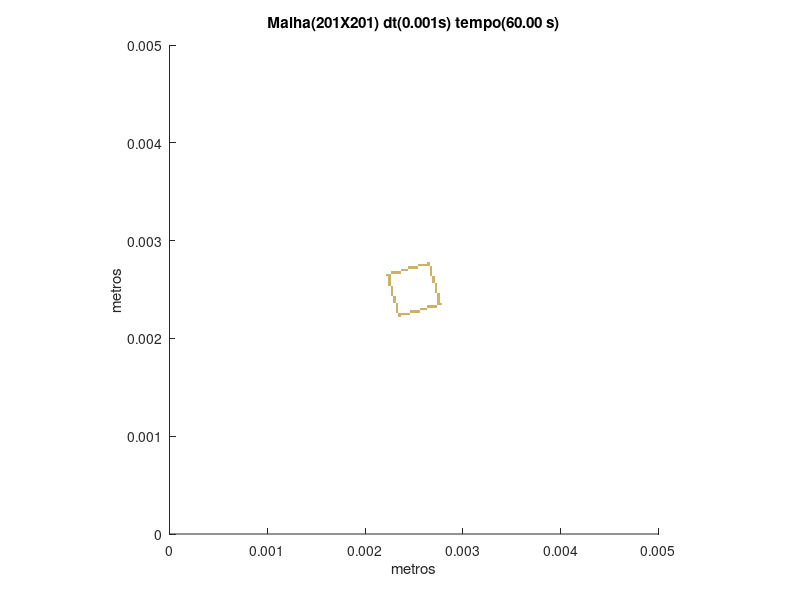

The MATLAB source for this figure:
set (gca,'PlotBoxAspectRatio',[1 1 1],'Xlim',[0,0.005],'Ylim',[0,0.005])
hold on
title('Malha(201X201) dt(0.001s) tempo(60.00 s)')
hold on
ylabel('metros')
hold on
xlabel('metros')
hold on

fill([0.00233830845771144 0.00233830845771144 0.00236318407960199 0.00236318407960199],[0.00221393034825871 0.00223880597014925 0.00223880597014925 0.00221393034825871],[0.8,0.7,0.4],'LineStyle','none')

fill([0.00233830845771144 0.00233830845771144 0.00236318407960199 0.00236318407960199],[0.00223880597014925 0.0022636815920398 0.0022636815920398 0.00223880597014925],[0.8,0.7,0.4],'LineStyle','none')

fill([0.00236318407960199 0.00236318407960199 0.00238805970149254 0.00238805970149254],[0.00223880597014925 0.0022636815920398 0.0022636815920398 0.00223880597014925],[0.8,0.7,0.4],'LineStyle','none')

fill([0.00238805970149254 0.00238805970149254 0.00241293532338308 0.00241293532338308],[0.00223880597014925 0.0022636815920398 0.0022636815920398 0.00223880597014925],[0.8,0.7,0.4],'LineStyle','none')

fill([0.00241293532338308 0.00241293532338308 0.00243781094527363 0.00243781094527363],[0.00223880597014925 0.0022636815920398 0.0022636815920398 0.00223880597014925],[0.8,0.7,0.4],'LineStyle','none')

fill([0.00243781094527363 0.00243781094527363 0.00246268656716418 0.00246268656716418],[0.00223880597014925 0.0022636815920398 0.0022636815920398 0.00223880597014925],[0.8,0.7,0.4],'LineStyle','none')

fill([0.0023134328358209 0.0023134328358209 0.00233830845771144 0.00233830845771144],[0.0022636815920398 0.00228855721393035 0.00228855721393035 0.0022636815920398],[0.8,0.7,0.4],'LineStyle','none')

fill([0.00246268656716418 0.00246268656716418 0.00248756218905473 0.00248756218905473],[0.0022636815920398 0.00228855721393035 0.00228855721393035 0.0022636815920398],[0.8,0.7,0.4],'LineStyle','none')

fill([0.00248756218905473 0.00248756218905473 0.00251243781094527 0.00251243781094527],[0.0022636815920398 0.00228855721393035 0.00228855721393035 0.0022636815920398],[0.8,0.7,0.4],'LineStyle','none')

fill([0.00251243781094527 0.00251243781094527 0.00253731343283582 0.00253731343283582],[0.0022636815920398 0.00228855721393035 0.00228855721393035 0.0022636815920398],[0.8,0.7,0.4],'LineStyle','none')

fill([0.00253731343283582 0.00253731343283582 0.00256218905472637 0.00256218905472637],[0.0022636815920398 0.00228855721393035 0.00228855721393035 0.0022636815920398],[0.8,0.7,0.4],'LineStyle','none')

fill([0.0023134328358209 0.0023134328358209 0.00233830845771144 0.00233830845771144],[0.00228855721393035 0.0023134328358209 0.0023134328358209 0.00228855721393035],[0.8,0.7,0.4],'LineStyle','none')

fill([0.00256218905472637 0.00256218905472637 0.00258706467661692 0.00258706467661692],[0.00228855721393035 0.0023134328358209 0.0023134328358209 0.00228855721393035],[0.8,0.7,0.4],'LineStyle','none')

fill([0.00258706467661692 0.00258706467661692 0.00261194029850746 0.00261194029850746],[0.00228855721393035 0.0023134328358209 0.0023134328358209 0.00228855721393035],[0.8,0.7,0.4],'LineStyle','none')

fill([0.00261194029850746 0.00261194029850746 0.00263681592039801 0.00263681592039801],[0.00228855721393035 0.0023134328358209 0.0023134328358209 0.00228855721393035],[0.8,0.7,0.4],'LineStyle','none')

fill([0.0023134328358209 0.0023134328358209 0.00233830845771144 0.00233830845771144],[0.0023134328358209 0.00233830845771144 0.00233830845771144 0.0023134328358209],[0.8,0.7,0.4],'LineStyle','none')

fill([0.00263681592039801 0.00263681592039801 0.00266169154228856 0.00266169154228856],[0.0023134328358209 0.00233830845771144 0.00233830845771144 0.0023134328358209],[0.8,0.7,0.4],'LineStyle','none')

fill([0.00266169154228856 0.00266169154228856 0.0026865671641791 0.0026865671641791],[0.0023134328358209 0.00233830845771144 0.00233830845771144 0.0023134328358209],[0.8,0.7,0.4],'LineStyle','none')

fill([0.0026865671641791 0.0026865671641791 0.00271144278606965 0.00271144278606965],[0.0023134328358209 0.00233830845771144 0.00233830845771144 0.0023134328358209],[0.8,0.7,0.4],'LineStyle','none')

fill([0.00271144278606965 0.00271144278606965 0.0027363184079602 0.0027363184079602],[0.0023134328358209 0.00233830845771144 0.00233830845771144 0.0023134328358209],[0.8,0.7,0.4],'LineStyle','none')

fill([0.0023134328358209 0.0023134328358209 0.00233830845771144 0.00233830845771144],[0.00233830845771144 0.00236318407960199 0.00236318407960199 0.00233830845771144],[0.8,0.7,0.4],'LineStyle','none')

fill([0.0027363184079602 0.0027363184079602 0.00276119402985075 0.00276119402985075],[0.00233830845771144 0.00236318407960199 0.00236318407960199 0.00233830845771144],[0.8,0.7,0.4],'LineStyle','none')

fill([0.00276119402985075 0.00276119402985075 0.00278606965174129 0.00278606965174129],[0.00233830845771144 0.00236318407960199 0.00236318407960199 0.00233830845771144],[0.8,0.7,0.4],'LineStyle','none')

fill([0.00228855721393035 0.00228855721393035 0.0023134328358209 0.0023134328358209],[0.00236318407960199 0.00238805970149254 0.00238805970149254 0.00236318407960199],[0.8,0.7,0.4],'LineStyle','none')

fill([0.0027363184079602 0.0027363184079602 0.00276119402985075 0.00276119402985075],[0.00236318407960199 0.00238805970149254 0.00238805970149254 0.00236318407960199],[0.8,0.7,0.4],'LineStyle','none')

fill([0.00228855721393035 0.00228855721393035 0.0023134328358209 0.0023134328358209],[0.00238805970149254 0.00241293532338308 0.00241293532338308 0.00238805970149254],[0.8,0.7,0.4],'LineStyle','none')

fill([0.0027363184079602 0.0027363184079602 0.00276119402985075 0.00276119402985075],[0.00238805970149254 0.00241293532338308 0.00241293532338308 0.00238805970149254],[0.8,0.7,0.4],'LineStyle','none')

fill([0.00228855721393035 0.00228855721393035 0.0023134328358209 0.0023134328358209],[0.00241293532338308 0.00243781094527363 0.00243781094527363 0.00241293532338308],[0.8,0.7,0.4],'LineStyle','none')

fill([0.0027363184079602 0.0027363184079602 0.00276119402985075 0.00276119402985075],[0.00241293532338308 0.00243781094527363 0.00243781094527363 0.00241293532338308],[0.8,0.7,0.4],'LineStyle','none')

fill([0.0022636815920398 0.0022636815920398 0.00228855721393035 0.00228855721393035],[0.00243781094527363 0.00246268656716418 0.00246268656716418 0.00243781094527363],[0.8,0.7,0.4],'LineStyle','none')

fill([0.0027363184079602 0.0027363184079602 0.00276119402985075 0.00276119402985075],[0.00243781094527363 0.00246268656716418 0.00246268656716418 0.00243781094527363],[0.8,0.7,0.4],'LineStyle','none')

fill([0.0022636815920398 0.0022636815920398 0.00228855721393035 0.00228855721393035],[0.00246268656716418 0.00248756218905473 0.00248756218905473 0.00246268656716418],[0.8,0.7,0.4],'LineStyle','none')

fill([0.00271144278606965 0.00271144278606965 0.0027363184079602 0.0027363184079602],[0.00246268656716418 0.00248756218905473 0.00248756218905473 0.00246268656716418],[0.8,0.7,0.4],'LineStyle','none')

fill([0.0022636815920398 0.0022636815920398 0.00228855721393035 0.00228855721393035],[0.00248756218905473 0.00251243781094527 0.00251243781094527 0.00248756218905473],[0.8,0.7,0.4],'LineStyle','none')

fill([0.00271144278606965 0.00271144278606965 0.0027363184079602 0.0027363184079602],[0.00248756218905473 0.00251243781094527 0.00251243781094527 0.00248756218905473],[0.8,0.7,0.4],'LineStyle','none')

fill([0.0022636815920398 0.0022636815920398 0.00228855721393035 0.00228855721393035],[0.00251243781094527 0.00253731343283582 0.00253731343283582 0.00251243781094527],[0.8,0.7,0.4],'LineStyle','none')

fill([0.00271144278606965 0.00271144278606965 0.0027363184079602 0.0027363184079602],[0.00251243781094527 0.00253731343283582 0.00253731343283582 0.00251243781094527],[0.8,0.7,0.4],'LineStyle','none')

fill([0.00223880597014925 0.00223880597014925 0.0022636815920398 0.0022636815920398],[0.00253731343283582 0.00256218905472637 0.00256218905472637 0.00253731343283582],[0.8,0.7,0.4],'LineStyle','none')

fill([0.00271144278606965 0.00271144278606965 0.0027363184079602 0.0027363184079602],[0.00253731343283582 0.00256218905472637 0.00256218905472637 0.00253731343283582],[0.8,0.7,0.4],'LineStyle','none')

fill([0.00223880597014925 0.00223880597014925 0.0022636815920398 0.0022636815920398],[0.00256218905472637 0.00258706467661692 0.00258706467661692 0.00256218905472637],[0.8,0.7,0.4],'LineStyle','none')

fill([0.0026865671641791 0.0026865671641791 0.00271144278606965 0.00271144278606965],[0.00256218905472637 0.00258706467661692 0.00258706467661692 0.00256218905472637],[0.8,0.7,0.4],'LineStyle','none')

fill([0.00223880597014925 0.00223880597014925 0.0022636815920398 0.0022636815920398],[0.00258706467661692 0.00261194029850746 0.00261194029850746 0.00258706467661692],[0.8,0.7,0.4],'LineStyle','none')

fill([0.0026865671641791 0.0026865671641791 0.00271144278606965 0.00271144278606965],[0.00258706467661692 0.00261194029850746 0.00261194029850746 0.00258706467661692],[0.8,0.7,0.4],'LineStyle','none')

fill([0.00223880597014925 0.00223880597014925 0.0022636815920398 0.0022636815920398],[0.00261194029850746 0.00263681592039801 0.00263681592039801 0.00261194029850746],[0.8,0.7,0.4],'LineStyle','none')

fill([0.0026865671641791 0.0026865671641791 0.00271144278606965 0.00271144278606965],[0.00261194029850746 0.00263681592039801 0.00263681592039801 0.00261194029850746],[0.8,0.7,0.4],'LineStyle','none')

fill([0.00221393034825871 0.00221393034825871 0.00223880597014925 0.00223880597014925],[0.00263681592039801 0.00266169154228856 0.00266169154228856 0.00263681592039801],[0.8,0.7,0.4],'LineStyle','none')

fill([0.00223880597014925 0.00223880597014925 0.0022636815920398 0.0022636815920398],[0.00263681592039801 0.00266169154228856 0.00266169154228856 0.00263681592039801],[0.8,0.7,0.4],'LineStyle','none')

fill([0.00266169154228856 0.00266169154228856 0.0026865671641791 0.0026865671641791],[0.00263681592039801 0.00266169154228856 0.00266169154228856 0.00263681592039801],[0.8,0.7,0.4],'LineStyle','none')

fill([0.0022636815920398 0.0022636815920398 0.00228855721393035 0.00228855721393035],[0.00266169154228856 0.0026865671641791 0.0026865671641791 0.00266169154228856],[0.8,0.7,0.4],'LineStyle','none')

fill([0.00228855721393035 0.00228855721393035 0.0023134328358209 0.0023134328358209],[0.00266169154228856 0.0026865671641791 0.0026865671641791 0.00266169154228856],[0.8,0.7,0.4],'LineStyle','none')

fill([0.0023134328358209 0.0023134328358209 0.00233830845771144 0.00233830845771144],[0.00266169154228856 0.0026865671641791 0.0026865671641791 0.00266169154228856],[0.8,0.7,0.4],'LineStyle','none')

fill([0.00233830845771144 0.00233830845771144 0.00236318407960199 0.00236318407960199],[0.00266169154228856 0.0026865671641791 0.0026865671641791 0.00266169154228856],[0.8,0.7,0.4],'LineStyle','none')

fill([0.00266169154228856 0.00266169154228856 0.0026865671641791 0.0026865671641791],[0.00266169154228856 0.0026865671641791 0.0026865671641791 0.00266169154228856],[0.8,0.7,0.4],'LineStyle','none')

fill([0.00236318407960199 0.00236318407960199 0.00238805970149254 0.00238805970149254],[0.0026865671641791 0.00271144278606965 0.00271144278606965 0.0026865671641791],[0.8,0.7,0.4],'LineStyle','none')

fill([0.00238805970149254 0.00238805970149254 0.00241293532338308 0.00241293532338308],[0.0026865671641791 0.00271144278606965 0.00271144278606965 0.0026865671641791],[0.8,0.7,0.4],'LineStyle','none')

fill([0.00241293532338308 0.00241293532338308 0.00243781094527363 0.00243781094527363],[0.0026865671641791 0.00271144278606965 0.00271144278606965 0.0026865671641791],[0.8,0.7,0.4],'LineStyle','none')

fill([0.00266169154228856 0.00266169154228856 0.0026865671641791 0.0026865671641791],[0.0026865671641791 0.00271144278606965 0.00271144278606965 0.0026865671641791],[0.8,0.7,0.4],'LineStyle','none')

fill([0.00243781094527363 0.00243781094527363 0.00246268656716418 0.00246268656716418],[0.00271144278606965 0.0027363184079602 0.0027363184079602 0.00271144278606965],[0.8,0.7,0.4],'LineStyle','none')

fill([0.00246268656716418 0.00246268656716418 0.00248756218905473 0.00248756218905473],[0.00271144278606965 0.0027363184079602 0.0027363184079602 0.00271144278606965],[0.8,0.7,0.4],'LineStyle','none')

fill([0.00248756218905473 0.00248756218905473 0.00251243781094527 0.00251243781094527],[0.00271144278606965 0.0027363184079602 0.0027363184079602 0.00271144278606965],[0.8,0.7,0.4],'LineStyle','none')

fill([0.00251243781094527 0.00251243781094527 0.00253731343283582 0.00253731343283582],[0.00271144278606965 0.0027363184079602 0.0027363184079602 0.00271144278606965],[0.8,0.7,0.4],'LineStyle','none')

fill([0.00266169154228856 0.00266169154228856 0.0026865671641791 0.0026865671641791],[0.00271144278606965 0.0027363184079602 0.0027363184079602 0.00271144278606965],[0.8,0.7,0.4],'LineStyle','none')

fill([0.00253731343283582 0.00253731343283582 0.00256218905472637 0.00256218905472637],[0.0027363184079602 0.00276119402985075 0.00276119402985075 0.0027363184079602],[0.8,0.7,0.4],'LineStyle','none')

fill([0.00256218905472637 0.00256218905472637 0.00258706467661692 0.00258706467661692],[0.0027363184079602 0.00276119402985075 0.00276119402985075 0.0027363184079602],[0.8,0.7,0.4],'LineStyle','none')

fill([0.00258706467661692 0.00258706467661692 0.00261194029850746 0.00261194029850746],[0.0027363184079602 0.00276119402985075 0.00276119402985075 0.0027363184079602],[0.8,0.7,0.4],'LineStyle','none')

fill([0.00261194029850746 0.00261194029850746 0.00263681592039801 0.00263681592039801],[0.0027363184079602 0.00276119402985075 0.00276119402985075 0.0027363184079602],[0.8,0.7,0.4],'LineStyle','none')

fill([0.00263681592039801 0.00263681592039801 0.00266169154228856 0.00266169154228856],[0.0027363184079602 0.00276119402985075 0.00276119402985075 0.0027363184079602],[0.8,0.7,0.4],'LineStyle','none')

fill([0.00263681592039801 0.00263681592039801 0.00266169154228856 0.00266169154228856],[0.00276119402985075 0.00278606965174129 0.00278606965174129 0.00276119402985075],[0.8,0.7,0.4],'LineStyle','none')
